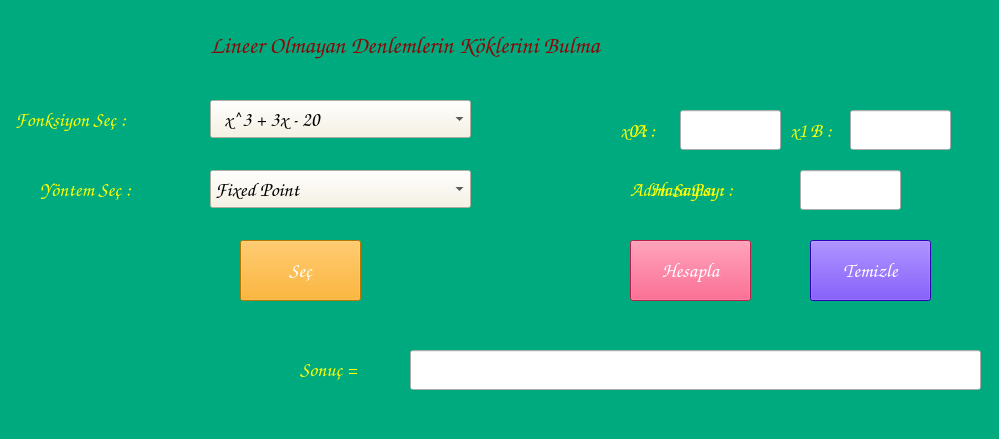
<?xml version="1.0" encoding="UTF-8"?>
<ui version="4.0">
 <class>Form</class>
 <widget class="QWidget" name="Form">
  <property name="geometry">
   <rect>
    <x>0</x>
    <y>0</y>
    <width>999</width>
    <height>439</height>
   </rect>
  </property>
  <property name="palette">
   <palette>
    <active>
     <colorrole role="WindowText">
      <brush brushstyle="SolidPattern">
       <color alpha="255">
        <red>138</red>
        <green>8</green>
        <blue>8</blue>
       </color>
      </brush>
     </colorrole>
     <colorrole role="Button">
      <brush brushstyle="SolidPattern">
       <color alpha="255">
        <red>0</red>
        <green>170</green>
        <blue>127</blue>
       </color>
      </brush>
     </colorrole>
     <colorrole role="Light">
      <brush brushstyle="SolidPattern">
       <color alpha="255">
        <red>0</red>
        <green>255</green>
        <blue>191</blue>
       </color>
      </brush>
     </colorrole>
     <colorrole role="Midlight">
      <brush brushstyle="SolidPattern">
       <color alpha="255">
        <red>0</red>
        <green>212</green>
        <blue>159</blue>
       </color>
      </brush>
     </colorrole>
     <colorrole role="Dark">
      <brush brushstyle="SolidPattern">
       <color alpha="255">
        <red>0</red>
        <green>85</green>
        <blue>63</blue>
       </color>
      </brush>
     </colorrole>
     <colorrole role="Mid">
      <brush brushstyle="SolidPattern">
       <color alpha="255">
        <red>0</red>
        <green>113</green>
        <blue>84</blue>
       </color>
      </brush>
     </colorrole>
     <colorrole role="Text">
      <brush brushstyle="SolidPattern">
       <color alpha="255">
        <red>138</red>
        <green>8</green>
        <blue>8</blue>
       </color>
      </brush>
     </colorrole>
     <colorrole role="BrightText">
      <brush brushstyle="SolidPattern">
       <color alpha="255">
        <red>255</red>
        <green>255</green>
        <blue>255</blue>
       </color>
      </brush>
     </colorrole>
     <colorrole role="ButtonText">
      <brush brushstyle="SolidPattern">
       <color alpha="255">
        <red>138</red>
        <green>8</green>
        <blue>8</blue>
       </color>
      </brush>
     </colorrole>
     <colorrole role="Base">
      <brush brushstyle="SolidPattern">
       <color alpha="255">
        <red>255</red>
        <green>255</green>
        <blue>255</blue>
       </color>
      </brush>
     </colorrole>
     <colorrole role="Window">
      <brush brushstyle="SolidPattern">
       <color alpha="255">
        <red>0</red>
        <green>170</green>
        <blue>127</blue>
       </color>
      </brush>
     </colorrole>
     <colorrole role="Shadow">
      <brush brushstyle="SolidPattern">
       <color alpha="255">
        <red>0</red>
        <green>0</green>
        <blue>0</blue>
       </color>
      </brush>
     </colorrole>
     <colorrole role="AlternateBase">
      <brush brushstyle="SolidPattern">
       <color alpha="255">
        <red>127</red>
        <green>212</green>
        <blue>191</blue>
       </color>
      </brush>
     </colorrole>
     <colorrole role="ToolTipBase">
      <brush brushstyle="SolidPattern">
       <color alpha="255">
        <red>255</red>
        <green>255</green>
        <blue>220</blue>
       </color>
      </brush>
     </colorrole>
     <colorrole role="ToolTipText">
      <brush brushstyle="SolidPattern">
       <color alpha="255">
        <red>0</red>
        <green>0</green>
        <blue>0</blue>
       </color>
      </brush>
     </colorrole>
    </active>
    <inactive>
     <colorrole role="WindowText">
      <brush brushstyle="SolidPattern">
       <color alpha="255">
        <red>138</red>
        <green>8</green>
        <blue>8</blue>
       </color>
      </brush>
     </colorrole>
     <colorrole role="Button">
      <brush brushstyle="SolidPattern">
       <color alpha="255">
        <red>0</red>
        <green>170</green>
        <blue>127</blue>
       </color>
      </brush>
     </colorrole>
     <colorrole role="Light">
      <brush brushstyle="SolidPattern">
       <color alpha="255">
        <red>0</red>
        <green>255</green>
        <blue>191</blue>
       </color>
      </brush>
     </colorrole>
     <colorrole role="Midlight">
      <brush brushstyle="SolidPattern">
       <color alpha="255">
        <red>0</red>
        <green>212</green>
        <blue>159</blue>
       </color>
      </brush>
     </colorrole>
     <colorrole role="Dark">
      <brush brushstyle="SolidPattern">
       <color alpha="255">
        <red>0</red>
        <green>85</green>
        <blue>63</blue>
       </color>
      </brush>
     </colorrole>
     <colorrole role="Mid">
      <brush brushstyle="SolidPattern">
       <color alpha="255">
        <red>0</red>
        <green>113</green>
        <blue>84</blue>
       </color>
      </brush>
     </colorrole>
     <colorrole role="Text">
      <brush brushstyle="SolidPattern">
       <color alpha="255">
        <red>138</red>
        <green>8</green>
        <blue>8</blue>
       </color>
      </brush>
     </colorrole>
     <colorrole role="BrightText">
      <brush brushstyle="SolidPattern">
       <color alpha="255">
        <red>255</red>
        <green>255</green>
        <blue>255</blue>
       </color>
      </brush>
     </colorrole>
     <colorrole role="ButtonText">
      <brush brushstyle="SolidPattern">
       <color alpha="255">
        <red>138</red>
        <green>8</green>
        <blue>8</blue>
       </color>
      </brush>
     </colorrole>
     <colorrole role="Base">
      <brush brushstyle="SolidPattern">
       <color alpha="255">
        <red>255</red>
        <green>255</green>
        <blue>255</blue>
       </color>
      </brush>
     </colorrole>
     <colorrole role="Window">
      <brush brushstyle="SolidPattern">
       <color alpha="255">
        <red>0</red>
        <green>170</green>
        <blue>127</blue>
       </color>
      </brush>
     </colorrole>
     <colorrole role="Shadow">
      <brush brushstyle="SolidPattern">
       <color alpha="255">
        <red>0</red>
        <green>0</green>
        <blue>0</blue>
       </color>
      </brush>
     </colorrole>
     <colorrole role="AlternateBase">
      <brush brushstyle="SolidPattern">
       <color alpha="255">
        <red>127</red>
        <green>212</green>
        <blue>191</blue>
       </color>
      </brush>
     </colorrole>
     <colorrole role="ToolTipBase">
      <brush brushstyle="SolidPattern">
       <color alpha="255">
        <red>255</red>
        <green>255</green>
        <blue>220</blue>
       </color>
      </brush>
     </colorrole>
     <colorrole role="ToolTipText">
      <brush brushstyle="SolidPattern">
       <color alpha="255">
        <red>0</red>
        <green>0</green>
        <blue>0</blue>
       </color>
      </brush>
     </colorrole>
    </inactive>
    <disabled>
     <colorrole role="WindowText">
      <brush brushstyle="SolidPattern">
       <color alpha="255">
        <red>138</red>
        <green>8</green>
        <blue>8</blue>
       </color>
      </brush>
     </colorrole>
     <colorrole role="Button">
      <brush brushstyle="SolidPattern">
       <color alpha="255">
        <red>0</red>
        <green>170</green>
        <blue>127</blue>
       </color>
      </brush>
     </colorrole>
     <colorrole role="Light">
      <brush brushstyle="SolidPattern">
       <color alpha="255">
        <red>0</red>
        <green>255</green>
        <blue>191</blue>
       </color>
      </brush>
     </colorrole>
     <colorrole role="Midlight">
      <brush brushstyle="SolidPattern">
       <color alpha="255">
        <red>0</red>
        <green>212</green>
        <blue>159</blue>
       </color>
      </brush>
     </colorrole>
     <colorrole role="Dark">
      <brush brushstyle="SolidPattern">
       <color alpha="255">
        <red>0</red>
        <green>85</green>
        <blue>63</blue>
       </color>
      </brush>
     </colorrole>
     <colorrole role="Mid">
      <brush brushstyle="SolidPattern">
       <color alpha="255">
        <red>0</red>
        <green>113</green>
        <blue>84</blue>
       </color>
      </brush>
     </colorrole>
     <colorrole role="Text">
      <brush brushstyle="SolidPattern">
       <color alpha="255">
        <red>138</red>
        <green>8</green>
        <blue>8</blue>
       </color>
      </brush>
     </colorrole>
     <colorrole role="BrightText">
      <brush brushstyle="SolidPattern">
       <color alpha="255">
        <red>255</red>
        <green>255</green>
        <blue>255</blue>
       </color>
      </brush>
     </colorrole>
     <colorrole role="ButtonText">
      <brush brushstyle="SolidPattern">
       <color alpha="255">
        <red>138</red>
        <green>8</green>
        <blue>8</blue>
       </color>
      </brush>
     </colorrole>
     <colorrole role="Base">
      <brush brushstyle="SolidPattern">
       <color alpha="255">
        <red>0</red>
        <green>170</green>
        <blue>127</blue>
       </color>
      </brush>
     </colorrole>
     <colorrole role="Window">
      <brush brushstyle="SolidPattern">
       <color alpha="255">
        <red>0</red>
        <green>170</green>
        <blue>127</blue>
       </color>
      </brush>
     </colorrole>
     <colorrole role="Shadow">
      <brush brushstyle="SolidPattern">
       <color alpha="255">
        <red>0</red>
        <green>0</green>
        <blue>0</blue>
       </color>
      </brush>
     </colorrole>
     <colorrole role="AlternateBase">
      <brush brushstyle="SolidPattern">
       <color alpha="255">
        <red>0</red>
        <green>170</green>
        <blue>127</blue>
       </color>
      </brush>
     </colorrole>
     <colorrole role="ToolTipBase">
      <brush brushstyle="SolidPattern">
       <color alpha="255">
        <red>255</red>
        <green>255</green>
        <blue>220</blue>
       </color>
      </brush>
     </colorrole>
     <colorrole role="ToolTipText">
      <brush brushstyle="SolidPattern">
       <color alpha="255">
        <red>0</red>
        <green>0</green>
        <blue>0</blue>
       </color>
      </brush>
     </colorrole>
    </disabled>
   </palette>
  </property>
  <property name="focusPolicy">
   <enum>Qt::TabFocus</enum>
  </property>
  <property name="windowTitle">
   <string>Program</string>
  </property>
  <property name="styleSheet">
   <string notr="true">color:#8A0808</string>
  </property>
  <widget class="QLabel" name="lblFonksiyon">
   <property name="geometry">
    <rect>
     <x>15</x>
     <y>100</y>
     <width>201</width>
     <height>38</height>
    </rect>
   </property>
   <property name="font">
    <font>
     <family>Comic Sans MS</family>
     <pointsize>15</pointsize>
     <weight>75</weight>
     <bold>true</bold>
    </font>
   </property>
   <property name="styleSheet">
    <string notr="true">color:#FFFF00</string>
   </property>
   <property name="text">
    <string>Fonksiyon Seç :</string>
   </property>
  </widget>
  <widget class="QComboBox" name="cmbBoxYontem">
   <property name="geometry">
    <rect>
     <x>210</x>
     <y>170</y>
     <width>261</width>
     <height>38</height>
    </rect>
   </property>
   <property name="font">
    <font>
     <family>Comic Sans MS</family>
     <pointsize>15</pointsize>
    </font>
   </property>
   <property name="styleSheet">
    <string notr="true">background-color:#F7F2E0;color:black</string>
   </property>
   <item>
    <property name="text">
     <string>Fixed Point</string>
    </property>
   </item>
   <item>
    <property name="text">
     <string>Bisection</string>
    </property>
   </item>
   <item>
    <property name="text">
     <string>Newton Repson</string>
    </property>
   </item>
   <item>
    <property name="text">
     <string>Secant</string>
    </property>
   </item>
  </widget>
  <widget class="QLabel" name="lblYontem">
   <property name="geometry">
    <rect>
     <x>40</x>
     <y>170</y>
     <width>178</width>
     <height>38</height>
    </rect>
   </property>
   <property name="font">
    <font>
     <family>Comic Sans MS</family>
     <pointsize>15</pointsize>
     <weight>75</weight>
     <bold>true</bold>
    </font>
   </property>
   <property name="styleSheet">
    <string notr="true">color:#FFFF00</string>
   </property>
   <property name="text">
    <string>Yöntem Seç :</string>
   </property>
  </widget>
  <widget class="QComboBox" name="cmbBxFonksiyon">
   <property name="geometry">
    <rect>
     <x>210</x>
     <y>100</y>
     <width>261</width>
     <height>38</height>
    </rect>
   </property>
   <property name="font">
    <font>
     <family>Comic Sans MS</family>
     <pointsize>15</pointsize>
    </font>
   </property>
   <property name="styleSheet">
    <string notr="true">background-color:#F7F2E0; color:black</string>
   </property>
   <item>
    <property name="text">
     <string>  x^3 + 3x - 20 </string>
    </property>
   </item>
   <item>
    <property name="text">
     <string>  x^3 - 2x + 1 </string>
    </property>
   </item>
   <item>
    <property name="text">
     <string>  x - √(x +  6) </string>
    </property>
   </item>
   <item>
    <property name="text">
     <string>  ( x^2 - x ) / 3</string>
    </property>
   </item>
   <item>
    <property name="text">
     <string>  x^3 - 20x</string>
    </property>
   </item>
  </widget>
  <widget class="QLabel" name="lblAdimSayisi">
   <property name="geometry">
    <rect>
     <x>630</x>
     <y>170</y>
     <width>178</width>
     <height>38</height>
    </rect>
   </property>
   <property name="font">
    <font>
     <family>Comic Sans MS</family>
     <pointsize>15</pointsize>
     <weight>75</weight>
     <bold>true</bold>
    </font>
   </property>
   <property name="styleSheet">
    <string notr="true">color:#FFFF00</string>
   </property>
   <property name="text">
    <string>Adım Sayısı :</string>
   </property>
  </widget>
  <widget class="QLabel" name="lblA">
   <property name="geometry">
    <rect>
     <x>633</x>
     <y>110</y>
     <width>40</width>
     <height>40</height>
    </rect>
   </property>
   <property name="font">
    <font>
     <family>Comic Sans MS</family>
     <pointsize>15</pointsize>
     <weight>75</weight>
     <bold>true</bold>
    </font>
   </property>
   <property name="styleSheet">
    <string notr="true">color:#FFFF00</string>
   </property>
   <property name="text">
    <string>A :</string>
   </property>
  </widget>
  <widget class="QLabel" name="lblx1">
   <property name="geometry">
    <rect>
     <x>790</x>
     <y>110</y>
     <width>61</width>
     <height>40</height>
    </rect>
   </property>
   <property name="font">
    <font>
     <family>Comic Sans MS</family>
     <pointsize>15</pointsize>
     <weight>75</weight>
     <bold>true</bold>
    </font>
   </property>
   <property name="styleSheet">
    <string notr="true">color:#FFFF00</string>
   </property>
   <property name="text">
    <string>x1 :</string>
   </property>
  </widget>
  <widget class="QLineEdit" name="lnEdtA">
   <property name="geometry">
    <rect>
     <x>680</x>
     <y>110</y>
     <width>101</width>
     <height>40</height>
    </rect>
   </property>
   <property name="font">
    <font>
     <family>Comic Sans MS</family>
     <pointsize>15</pointsize>
    </font>
   </property>
   <property name="styleSheet">
    <string notr="true">color:black</string>
   </property>
  </widget>
  <widget class="QLineEdit" name="lnEdtB">
   <property name="geometry">
    <rect>
     <x>850</x>
     <y>110</y>
     <width>101</width>
     <height>40</height>
    </rect>
   </property>
   <property name="font">
    <font>
     <family>Comic Sans MS</family>
     <pointsize>15</pointsize>
    </font>
   </property>
   <property name="styleSheet">
    <string notr="true">color:black</string>
   </property>
  </widget>
  <widget class="QLineEdit" name="lnEdtAdimSayisi">
   <property name="geometry">
    <rect>
     <x>800</x>
     <y>170</y>
     <width>101</width>
     <height>40</height>
    </rect>
   </property>
   <property name="font">
    <font>
     <family>Comic Sans MS</family>
     <pointsize>15</pointsize>
    </font>
   </property>
   <property name="styleSheet">
    <string notr="true">color:black</string>
   </property>
  </widget>
  <widget class="QPushButton" name="btnHesapla">
   <property name="geometry">
    <rect>
     <x>630</x>
     <y>240</y>
     <width>121</width>
     <height>61</height>
    </rect>
   </property>
   <property name="font">
    <font>
     <family>Comic Sans MS</family>
     <pointsize>15</pointsize>
     <weight>75</weight>
     <bold>true</bold>
    </font>
   </property>
   <property name="styleSheet">
    <string notr="true">background-color:#FE2E64; color:white</string>
   </property>
   <property name="text">
    <string>Hesapla</string>
   </property>
  </widget>
  <widget class="QPushButton" name="btnTemizle">
   <property name="geometry">
    <rect>
     <x>810</x>
     <y>240</y>
     <width>121</width>
     <height>61</height>
    </rect>
   </property>
   <property name="font">
    <font>
     <family>Comic Sans MS</family>
     <pointsize>15</pointsize>
     <weight>75</weight>
     <bold>true</bold>
    </font>
   </property>
   <property name="styleSheet">
    <string notr="true">background-color:#4000FF; color:white</string>
   </property>
   <property name="text">
    <string>Temizle</string>
   </property>
  </widget>
  <widget class="QLabel" name="label_6">
   <property name="geometry">
    <rect>
     <x>210</x>
     <y>20</y>
     <width>621</width>
     <height>51</height>
    </rect>
   </property>
   <property name="font">
    <font>
     <family>Comic Sans MS</family>
     <pointsize>18</pointsize>
    </font>
   </property>
   <property name="text">
    <string>Lineer Olmayan Denlemlerin Köklerini Bulma</string>
   </property>
  </widget>
  <widget class="QLabel" name="lblSonuc">
   <property name="geometry">
    <rect>
     <x>300</x>
     <y>350</y>
     <width>131</width>
     <height>38</height>
    </rect>
   </property>
   <property name="font">
    <font>
     <family>Comic Sans MS</family>
     <pointsize>15</pointsize>
     <weight>75</weight>
     <bold>true</bold>
    </font>
   </property>
   <property name="styleSheet">
    <string notr="true">color:#FFFF00</string>
   </property>
   <property name="text">
    <string>Sonuç = </string>
   </property>
  </widget>
  <widget class="QLineEdit" name="lnEdtSonuc">
   <property name="geometry">
    <rect>
     <x>410</x>
     <y>350</y>
     <width>571</width>
     <height>40</height>
    </rect>
   </property>
   <property name="font">
    <font>
     <family>Comic Sans MS</family>
     <pointsize>15</pointsize>
    </font>
   </property>
   <property name="styleSheet">
    <string notr="true">color:black</string>
   </property>
   <property name="readOnly">
    <bool>true</bool>
   </property>
  </widget>
  <widget class="QPushButton" name="btnSec">
   <property name="geometry">
    <rect>
     <x>240</x>
     <y>240</y>
     <width>121</width>
     <height>61</height>
    </rect>
   </property>
   <property name="font">
    <font>
     <family>Comic Sans MS</family>
     <pointsize>15</pointsize>
     <weight>75</weight>
     <bold>true</bold>
    </font>
   </property>
   <property name="styleSheet">
    <string notr="true">background-color:orange; color:white</string>
   </property>
   <property name="text">
    <string>Seç</string>
   </property>
  </widget>
  <widget class="QLabel" name="lblHataPayi">
   <property name="geometry">
    <rect>
     <x>650</x>
     <y>170</y>
     <width>178</width>
     <height>38</height>
    </rect>
   </property>
   <property name="font">
    <font>
     <family>Comic Sans MS</family>
     <pointsize>15</pointsize>
     <weight>75</weight>
     <bold>true</bold>
    </font>
   </property>
   <property name="styleSheet">
    <string notr="true">color:#FFFF00</string>
   </property>
   <property name="text">
    <string>Hata Payı :</string>
   </property>
  </widget>
  <widget class="QLabel" name="lblx0">
   <property name="geometry">
    <rect>
     <x>620</x>
     <y>110</y>
     <width>71</width>
     <height>40</height>
    </rect>
   </property>
   <property name="font">
    <font>
     <family>Comic Sans MS</family>
     <pointsize>15</pointsize>
     <weight>75</weight>
     <bold>true</bold>
    </font>
   </property>
   <property name="styleSheet">
    <string notr="true">color:#FFFF00</string>
   </property>
   <property name="text">
    <string>x0 :</string>
   </property>
  </widget>
  <widget class="QLabel" name="lblB">
   <property name="geometry">
    <rect>
     <x>810</x>
     <y>110</y>
     <width>40</width>
     <height>40</height>
    </rect>
   </property>
   <property name="font">
    <font>
     <family>Comic Sans MS</family>
     <pointsize>15</pointsize>
     <weight>75</weight>
     <bold>true</bold>
    </font>
   </property>
   <property name="styleSheet">
    <string notr="true">color:#FFFF00</string>
   </property>
   <property name="text">
    <string>B :</string>
   </property>
  </widget>
 </widget>
 <resources/>
 <connections/>
</ui>
